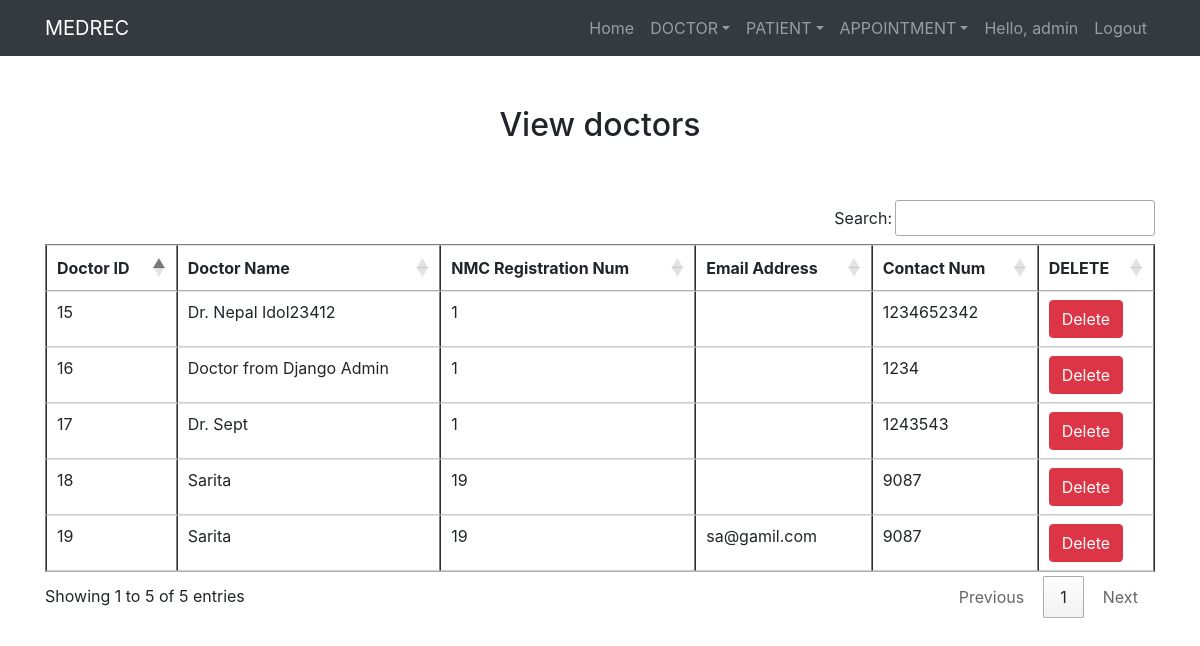
/view_doctor/ (signed in), run on the app's committed database.
### mainapp/models.py (models this page shows, shortened)
class Doctor(models.Model):
    doctor_name = models.CharField(max_length=25)
    doctor_regnum = models.IntegerField( blank=True, default='')
    doctor_email = models.EmailField(default='')
    doctor_contact = models.IntegerField()

### mainapp/views.py (the view)
# urls.py: path('view_doctor/', View_Doctor, name='view_doctor'),
def View_Doctor(request):
    if not request.user.is_authenticated:
        return redirect('login')
    doc = Doctor.objects.all()
    d = {'doc': doc}
    return render(request, 'view_doctor.html', d)

### mainapp/templates/view_doctor.html (shortened to what this page needs)
<!DOCTYPE html>
<html lang="en">
<head>
            <link rel="stylesheet" href="https://cdn.datatables.net/1.10.21/css/jquery.dataTables.min.css">
            <link rel="stylesheet" href="https://cdn.datatables.net/buttons/1.6.2/css/buttons.dataTables.min.css">
</head>
{% extends 'navigationbar.html' %}
{% load static %}
{% block body %}
<div class="container" style="margin-top:50px">
    <h2 class="text-center">View doctors</h2>
    <br>
    <br>
    <table class="table table-hover" id="example" border="1">
        <thead>
            <tr>
                <th>Doctor ID</th>
                <th>Doctor Name</th>
                <th>NMC Registration Num</th>
                <th>Email Address</th>
                <th>Contact Num</th>
                <th> DELETE</th>
            </tr>
        </thead>
        <tbody>
            {% for i in doc %}
            <tr>
                <td>{{i.id}}</td>
                <td>{{i.doctor_name}}</td>
                <td>{{i.doctor_regnum}}</td>
                <td>{{i.doctor_email}}</td>
                <td>{{i.doctor_contact}}</td>
                <td> <a href="{% url 'delete_doctor' i.id %}" onclick="return confirm('Are you sure to DELETE?')" class="btn btn-danger">Delete</a></td>
            </tr>
            {% endfor %}
        </tbody>
    </table>
</div>
{% endblock %}

### mainapp/templates/navigationbar.html (shortened to what this page needs)
<!DOCTYPE html>
<html lang="en">
    {%load static%}
<head>
    <link rel="stylesheet" href="https://maxcdn.bootstrapcdn.com/bootstrap/4.3.1/css/bootstrap.min.css">
    <link rel="stylesheet" href="https://use.fontawesome.com/releases/v5.6.3/css/all.css"></head>
    <link rel="stylesheet" href="https://cdn.datatables.net/1.10.21/css/jquery.dataTables.min.css">
    <link rel="stylesheet" href="https://cdn.datatables.net/buttons/1.6.2/css/buttons.dataTables.min.css">
    <link rel="stylesheet" href="https://use.fontawesome.com/releases/v5.7.0/css/all.css">
</head>
<body>
    <nav class="navbar navbar-expand-sm bg-dark navbar-dark">
        <div class="container">
        <a class="navbar-brand" href="{% url 'home' %}">MEDREC</a>
    <div class="collapse navbar-collapse" id="myMenu">
        <ul class="navbar-nav text-center ml-auto">
            {% if request.user.is_authenticated %}
            <li class="nav-item"><a class="nav-link" href="{% url 'home' %}">Home</a></li>
            <li class="nav-item dropdown"><a class="nav-link dropdown-toggle" data-toggle="dropdown" href="#">DOCTOR</a>
            </li>
            <li class="nav-item dropdown"><a class="nav-link dropdown-toggle" data-toggle="dropdown" href="#">PATIENT</a>
            </li>
            <li class="nav-item dropdown"><a class="nav-link dropdown-toggle" data-toggle="dropdown" href="#">APPOINTMENT</a>
            </li>
            <li class="nav-item"><a class="nav-link" href="{% url 'profile' %}">Hello, {{user.username}}</a></li>
            <li class="nav-item"><a class="nav-link" href="{% url 'logout' %}">Logout</a></li>
            {%endif%}
        </ul>
    </div>
</div>
    </nav>
    {% block body%}
    {%endblock%}
</body>
</html>

### data on the page
Doctor: id "15", doctor_name "Dr. Nepal Idol23412", doctor_regnum "1", doctor_contact "1234652342"
Doctor: id "16", doctor_name "Doctor from Django Admin", doctor_regnum "1", doctor_contact "1234"
Doctor: id "17", doctor_name "Dr. Sept", doctor_regnum "1", doctor_contact "1243543"
Doctor: id "18", doctor_name "Sarita", doctor_regnum "19", doctor_contact "9087"
Doctor: id "19", doctor_name "Sarita", doctor_regnum "19", doctor_email "sa@gamil.com", doctor_contact "9087"

### other printed values
{{ user.username }} "admin"
